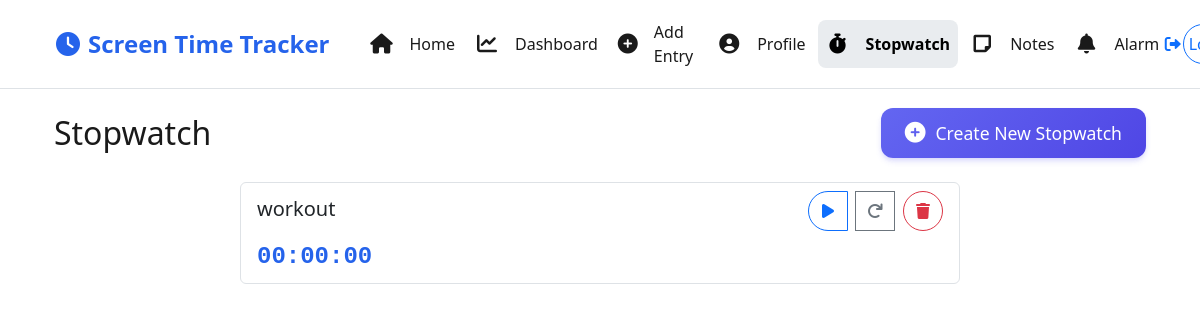
Before: /stopwatch/ (signed in) with the older database file.
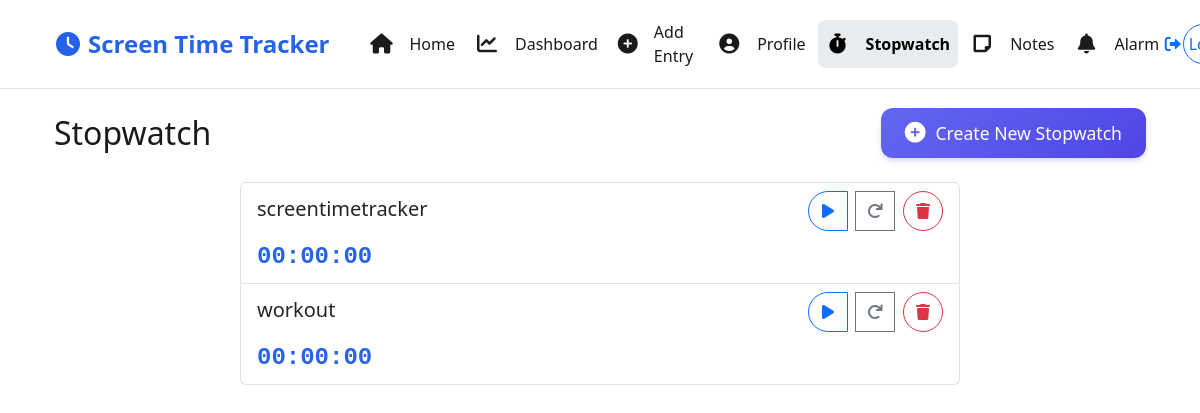
After: the same page with the newer database file.
### tracker/models.py (models this page shows, shortened)
class Stopwatch(models.Model):
    user = models.ForeignKey(User, on_delete=models.CASCADE)
    name = models.CharField(max_length=100)
    duration = models.IntegerField(default=0)  # Duration in seconds
    is_running = models.BooleanField(default=False)
    start_time = models.DateTimeField(default=timezone.now)
    end_time = models.DateTimeField(null=True, blank=True)
    created_at = models.DateTimeField(auto_now_add=True)

### tracker/views.py (the view)
# urls.py: path('stopwatch/', views.stopwatch_list, name='stopwatch_list'),
@login_required
def stopwatch_list(request):
    stopwatches = Stopwatch.objects.filter(user=request.user).order_by('-created_at')
    return render(request, 'tracker/stopwatch_list.html', {'stopwatches': stopwatches})

### tracker/templates/tracker/stopwatch_list.html (shortened to what this page needs)
{% extends 'tracker/base.html' %}
{% block content %}
<div class="container py-4">
    <div class="row mb-4">
        <div class="col">
            <div class="d-flex justify-content-between align-items-center">
                <h2 class="mb-0">Stopwatch</h2>
                <a href="{% url 'stopwatch_create' %}" class="create-btn">
                    <i class="fas fa-plus-circle"></i>
                    <span>Create New Stopwatch</span>
                </a>
            </div>
        </div>
    </div>
    <div class="row">
        <div class="col-md-8 mx-auto">
            <div class="list-group">
                {% for stopwatch in stopwatches %}
                <div class="list-group-item list-group-item-action">
                    <div class="d-flex justify-content-between align-items-center">
                        <h5 class="mb-1">{{ stopwatch.name }}</h5>
                        <div class="btn-group">
                            <button class="btn btn-sm btn-outline-primary toggle-btn" data-pk="{{ stopwatch.pk }}">
                                <i class="fas fa-play"></i>
                            </button>
                            <button class="btn btn-sm btn-outline-secondary reset-btn" data-pk="{{ stopwatch.pk }}">
                                <i class="fas fa-redo"></i>
                            </button>
                            <form method="post" action="{% url 'stopwatch_delete' stopwatch.pk %}" class="d-inline delete-form" data-pk="{{ stopwatch.pk }}">
                                <button type="submit" class="btn btn-sm btn-outline-danger delete-btn">
                                    <i class="fas fa-trash"></i>
                                </button>
                            </form>
                        </div>
                    </div>
                    <div class="stopwatch-display mt-2" data-pk="{{ stopwatch.pk }}">
                        <span class="hours">00</span>:<span class="minutes">00</span>:<span class="seconds">00</span>
                    </div>
                </div>
                {% endfor %}
            </div>
        </div>
    </div>
</div>
{% endblock %}

Changed rows visible on the page:
added Stopwatch: name "screentimetracker"
